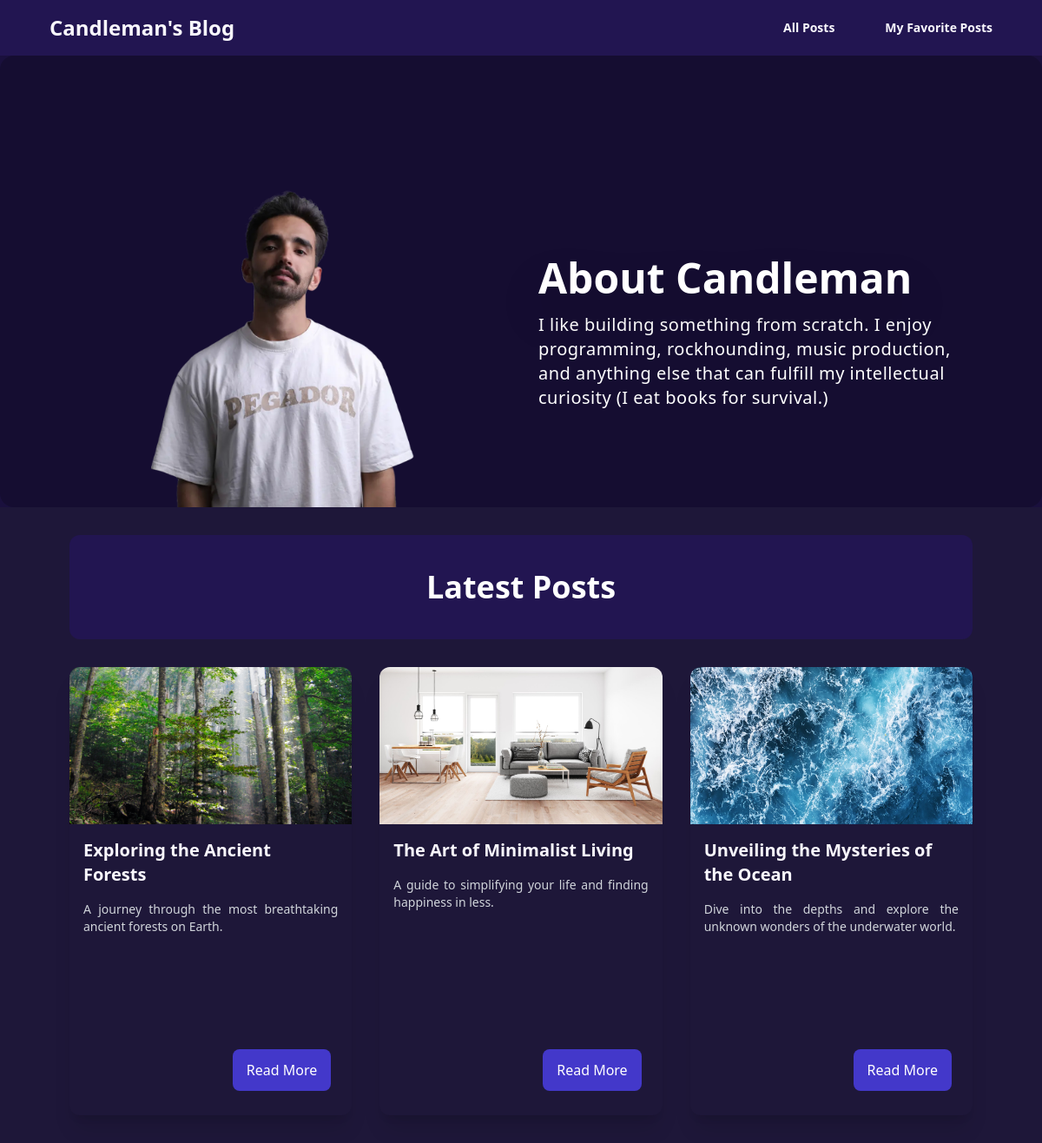
The page / on the database its author committed.
### blog/models.py (models this page shows, shortened)
class Post(models.Model):
    title = models.CharField(max_length=150)
    excerpt = models.TextField(max_length=350)
    image = models.ImageField(upload_to="posts", null=True)
    date = models.DateField(auto_now_add=True)
    slug = models.SlugField(max_length=160, unique=True, db_index=True)
    content = models.TextField(validators=[MinLengthValidator(10)])
    author = models.ForeignKey(
        Author, on_delete=models.SET_NULL, null=True, related_name="posts"
    )
    tags = models.ManyToManyField(Tag)

### blog/views.py (the view)
# urls.py: path("", views.IndexView.as_view(), name="home-page"),
class IndexView(ListView):
    template_name = "blog/index.html"
    model = Post
    ordering = ["-date"]
    context_object_name = "latest_posts"
    def get_queryset(self):
        queryset = super().get_queryset()
        data = queryset[:3]
        return data

### blog/templates/blog/index.html (shortened to what this page needs)
{% extends "base.html" %}
{% load static %}
{% load tailwind_tags %}
{% block content %}
<div
    class="bg-black/20 w-full h-auto sm:h-auto md:h-auto lg:h-auto px-4 sm:px-6 md:px-8 lg:px-12 pt-4 sm:pt-6 md:pt-8 lg:pt-10 rounded-2xl">
    <div class="flex flex-wrap pt-10 lg:pt-20 justify-center items-center w-full">
        <div class="w-full md:w-1/2 flex justify-center mb-8  md:mb-0">
            <img src="{% static 'blog/images/jamal.rar.webp' %}" alt="Candleman's Image"
                class="object-contain transition-transform duration-200 ease-in-out hover:scale-105
                       w-[150px] sm:w-[200px] md:w-[300px] lg:w-[400px] h-[150px] sm:h-[200px] md:h-[300px] lg:h-[400px]">
        </div>
        <div class="w-full md:w-1/2 flex justify-center md:justify-start px-5">
            <div class="text-center md:text-left">
                <p
                    class="text-2xl sm:text-3xl md:text-4xl lg:text-5xl font-extrabold transition-transform hover:translate-x-1 duration-500 ease-in-out  origin-top-left text-white drop-shadow-2xl mb-4 cursor-default">
                    About Candleman
                </p>
                <p class="text-sm sm:text-base md:text-lg lg:text-xl text-white tracking-wide leading-relaxed">
                    I like building something from scratch. I enjoy programming, rockhounding,
                    music production, and anything else that can fulfill my intellectual
                    curiosity (I eat books for survival.)
                </p>
            </div>
        </div>
    </div>
</div>
<div class="bg-[#1E1739] relative z-10 w-full h-auto pt-8">
    <div class="flex w-full px-5 mt-0 lg:px-20 items-center justify-center">
        <div
            class="h-[120px] w-full flex justify-center items-center p-10 py-10 bg-neutral hover:bg-[#2e1065] rounded-xl self-auto">
            <p class="text-4xl font-bold text-white">Latest Posts</p>
        </div>
    </div>
    <div class="w-full flex px-5 lg:px-20 justify-center">
        <div class="grid gap-8 grid-cols-1 sm:grid-cols-2 lg:grid-cols-3 xl:grid-cols-3 py-8 w-full">
            {% for post in latest_posts %}
            {% include 'blog/includes/post.html' %}
            {% endfor %}
        </div>
    </div>
</div>
{% endblock %}

### blog/templates/blog/includes/post.html
{% load static tailwind_tags %}
<div class="card rounded-xl overflow-hidden bg-transparent shadow-xl flex flex-col h-full">
    <div class="h-72 w-full overflow-hidden">
        <img src="{{ post.image.url }}" class="w-full h-full object-cover" alt="Album" />
    </div>
    <div class="card-body p-4 flex flex-col h-full">
        <h2 class="card-title text-xl font-bold mb-2">{{ post.title }}</h2>
        <div class="w-full text-justify text-sm text-gray-300 mb-4">
            {{ post.excerpt }}
        </div>
        <div class="mt-auto flex justify-end">
            <a class="px-4 py-3 rounded-lg text-white bg-[#4338ca] hover:bg-[#31298f] transition-colors duration-200 ease-in-out cursor-pointer relative right-2 mb-3"
                href="{% url 'post-detail-page' post.slug %}">
                Read More
            </a>
        </div>
    </div>
</div>

### rows shown on the page
Post: image (picture), title "Exploring the Ancient Forests", excerpt "A journey through the most breathtaking ancient forests on Earth."
Post: image (picture), title "The Art of Minimalist Living", excerpt "A guide to simplifying your life and finding happiness in less."
Post: image (picture), title "Unveiling the Mysteries of the Ocean", excerpt "Dive into the depths and explore the unknown wonders of the underwater world."
